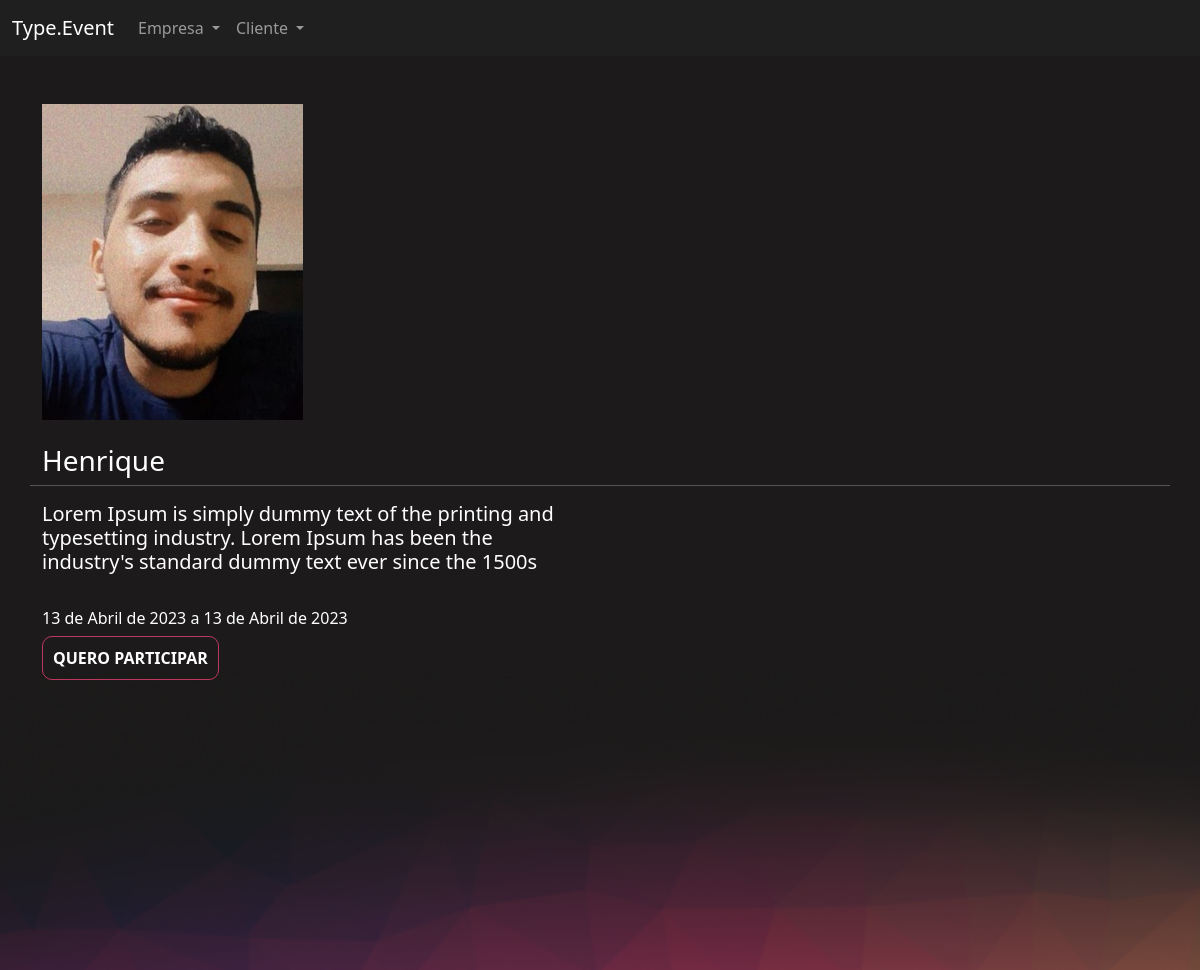
Page /eventos/inscrever_evento/1/ on the committed database.
### eventos/models.py (models this page shows, shortened)
class Evento(models.Model):
    criador = models.ForeignKey(User, on_delete=models.DO_NOTHING, null=True, blank=True)
    nome = models.CharField(max_length=200)
    descricao = models.TextField()
    data_inicio = models.DateField()
    data_termino = models.DateField()
    carga_horaria = models.IntegerField()
    logo = models.ImageField(upload_to="logos")
    cor_principal = models.CharField(max_length=7)
    cor_secundaria = models.CharField(max_length=7)
    cor_fundo = models.CharField(max_length=7)

### eventos/views.py (the view)
# urls.py: path('inscrever_evento/<int:id>/', views.inscrever_evento, name="inscrever_evento")
def inscrever_evento(request, id):
    evento = get_object_or_404(Evento, id=id)
    if request.method == "GET":
        return render(request, 'inscrever_evento.html', {'evento': evento})

### eventos/templates/inscrever_evento.html
{% extends 'bases/base_evento.html' %}
{% block 'conteudo' %}
    <br>
    <br>
    <div class="container">
        <div class="row">
            <div class="col-md-3">
                <img width="100%" src="{{evento.logo.url}}">
                <br>
                <br>
                <h3>{{evento.nome}}</h3>
            </div>
            <hr>
            <div class="col-md-6">
                <h5>Lorem Ipsum is simply dummy text of the printing and typesetting industry. Lorem Ipsum has been the industry's standard dummy text ever since the 1500s</h5>
                <br>
                <p>{{evento.data_inicio}} a {{evento.data_termino}}</p>
                <a style="text-decoration: none;" class="btn-principal" href="#">QUERO PARTICIPAR</a>
            </div>
        </div>
    </div>
{% endblock %}

### templates/static/geral/css/base.css (style rules this page uses)
body { color: white !important; }
:root { --main-color: #201F1F; --dark-color: #1C1A1A; --contrast-color: #BE375F; --differential-color: #ED8554; }

### templates/static/evento/css/evento.css (style rules this page uses)
body { background-color: #1C1A1A; }

### templates/static/usuarios/css/usuarios.css (style rules this page uses)
.btn-principal { background-color: transparent; border: 1px solid var(--contrast-color); color: white; padding: 10px; border-radius: 10px; font-weight: bold; }

### rows in the picture
Evento: logo (picture), nome "Henrique", data_inicio "13 de Abril de 2023", data_termino "13 de Abril de 2023"
